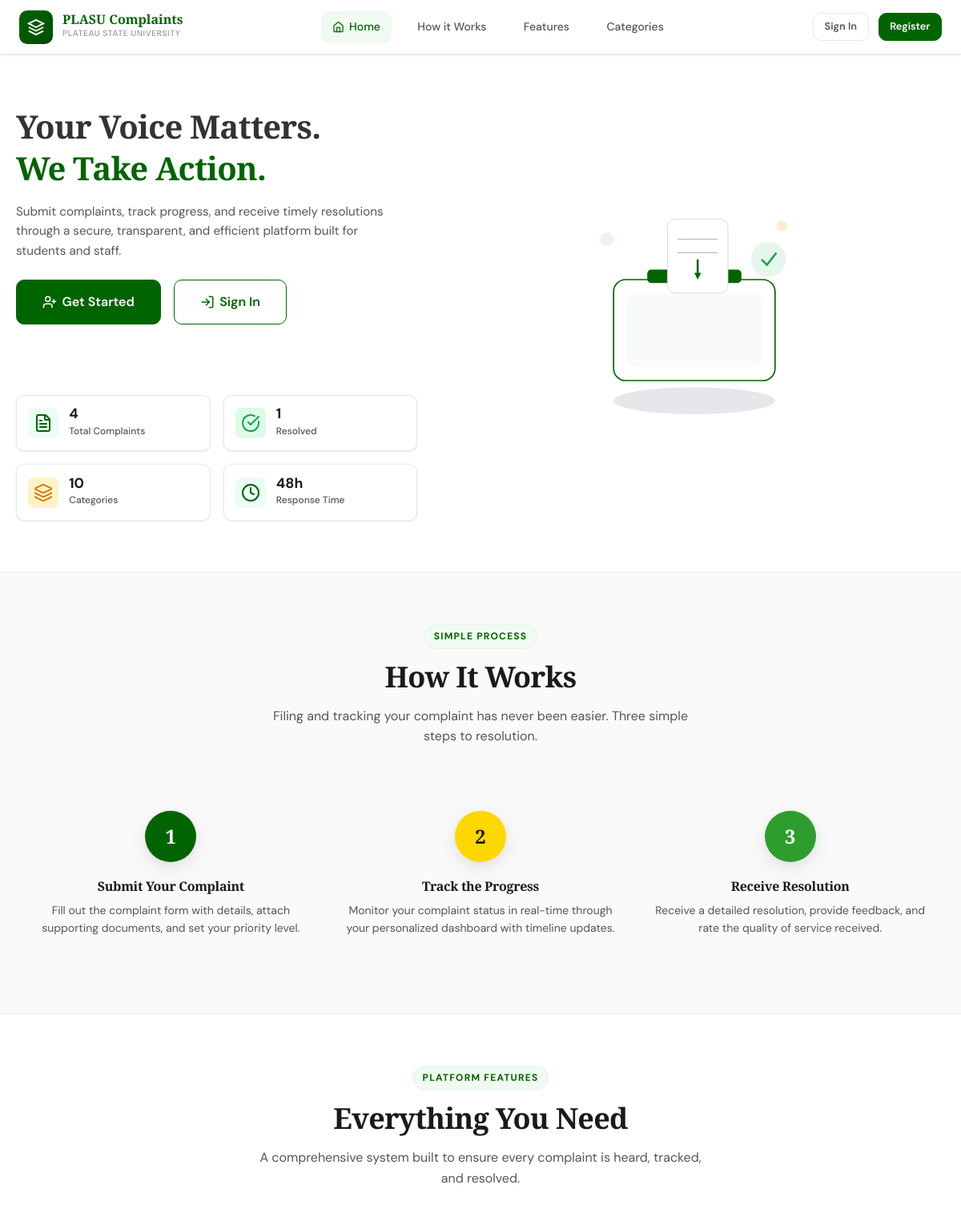
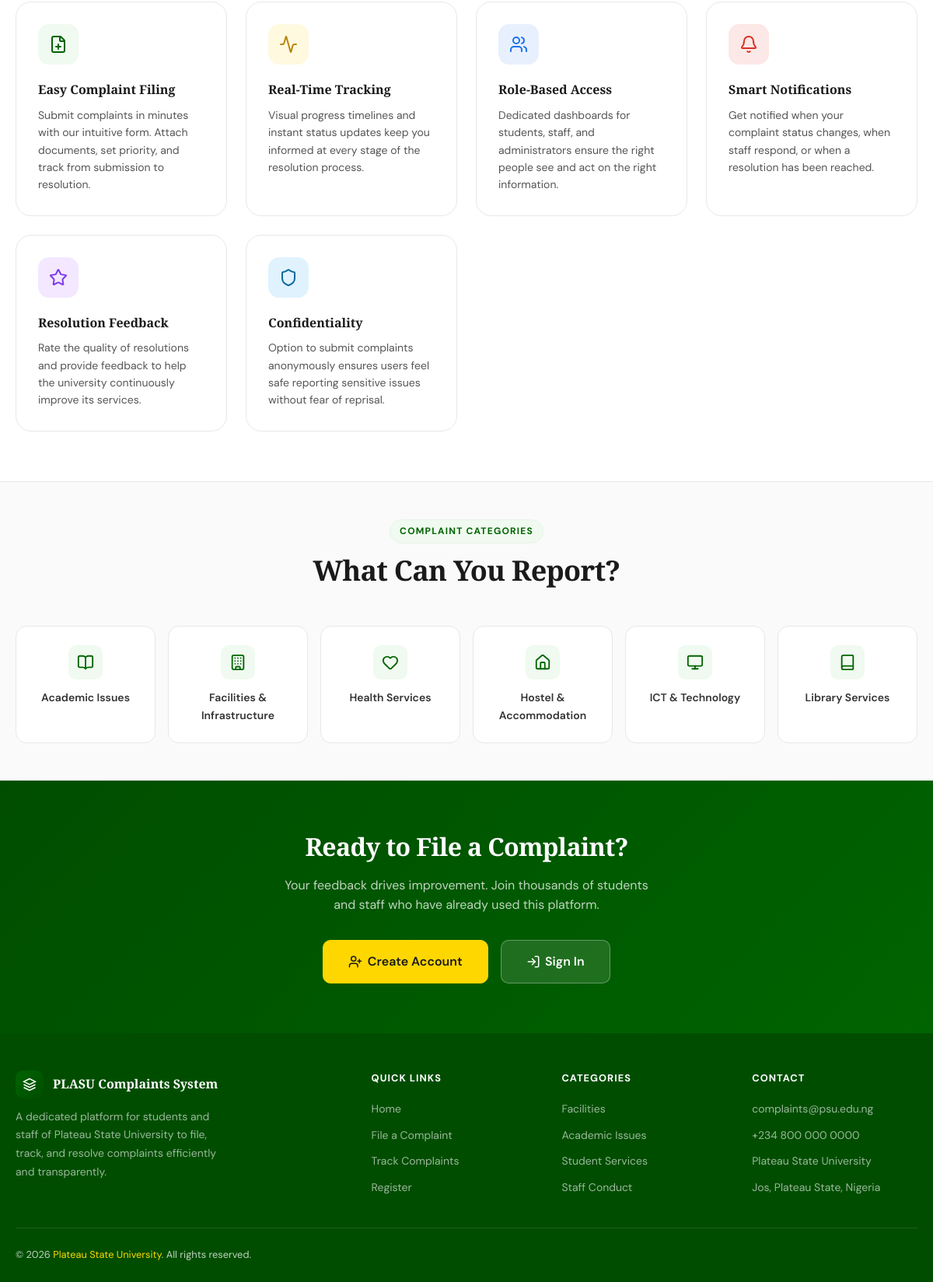
The page / on the database its author committed (2 pictures, top to bottom).
### complaints/models.py (models this page shows, shortened)
class Category(models.Model):
    name = models.CharField(max_length=100)
    description = models.TextField(blank=True)
    icon = models.CharField(max_length=50, default='file-text', help_text='Lucide icon name')
    is_active = models.BooleanField(default=True)
    created_at = models.DateTimeField(auto_now_add=True)
    class Meta:
        verbose_name_plural = 'Categories'
        ordering = ['name']

### complaints/views.py (the view)
# urls.py: path('', views.home, name='home'),
def home(request):
    stats = {
        'total': Complaint.objects.count(),
        'resolved': Complaint.objects.filter(status='resolved').count(),
        'pending': Complaint.objects.filter(status='pending').count(),
        'categories': Category.objects.filter(is_active=True).count(),
    }
    recent_categories = Category.objects.filter(is_active=True)[:6]
    return render(request, 'complaints/home.html', {
        'stats': stats,
        'categories': recent_categories,
    })

### psu_complaints/context_processors.py (called while the page is built)
def notifications_context(request):
    if request.user.is_authenticated:
        unread_notifications = Notification.objects.filter(
            user=request.user, is_read=False
        ).count()
        return {'unread_notifications': unread_notifications}
    return {'unread_notifications': 0}

### templates/complaints/home.html (shortened to what this page needs)
{% extends "base/base.html" %}
{% load static %}
{% block full_content %}
<section class="hero-clean">
  <div class="container hero-grid">
    <div class="hero-text">
      <h1>
        Your Voice Matters.<br>
        <span>We Take Action.</span>
      </h1>
      <p class="hero-desc">
        Submit complaints, track progress, and receive timely resolutions through a secure,
        transparent, and efficient platform built for students and staff.
      </p>
      <div class="hero-actions">
        {% if user.is_authenticated %}
        <a href="{% url 'file_complaint' %}" class="btn btn-primary btn-lg">
          <i data-lucide="plus-circle" width="18" height="18"></i>
          File Complaint
        </a>
        <a href="{% url 'dashboard' %}" class="btn btn-outline btn-lg">
          <i data-lucide="layout-dashboard" width="18" height="18"></i>
          Dashboard
        </a>
        {% else %}
        <a href="{% url 'register' %}" class="btn btn-primary btn-lg">
          <i data-lucide="user-plus" width="18" height="18"></i>
          Get Started
        </a>
        <a href="{% url 'login' %}" class="btn btn-outline btn-lg">
          <i data-lucide="log-in" width="18" height="18"></i>
          Sign In
        </a>
        {% endif %}
      </div>
     <div class="hero-stats">
  <div class="stat-card">
    <div class="stat-icon"><i data-lucide="file-text"></i></div>
    <div>
      <div class="stat-value">{{ stats.total|default:"0" }}</div>
      <div class="stat-label">Total Complaints</div>
    </div>
  </div>
  <div class="stat-card">
    <div class="stat-icon success"><i data-lucide="check-circle"></i></div>
    <div>
      <div class="stat-value">{{ stats.resolved|default:"0" }}</div>
      <div class="stat-label">Resolved</div>
    </div>
  </div>
  <div class="stat-card">
    <div class="stat-icon warning"><i data-lucide="layers"></i></div>
    <div>
      <div class="stat-value">{{ stats.categories|default:"0" }}</div>
      <div class="stat-label">Categories</div>
    </div>
  </div>
  <div class="stat-card">
    <div class="stat-icon"><i data-lucide="clock"></i></div>
    <div>
      <div class="stat-value">48h</div>
      <div class="stat-label">Response Time</div>
    </div>
  </div>
</div>
</div>
    <div class="hero-illustration">
  </div>
</section>
<section id="how-it-works" style="padding:4rem 0;background:var(--off-white);border-bottom:1px solid var(--border);">
  <div class="container">
    <div class="section-header">
      <span class="section-label">Simple Process</span>
      <h2 class="section-title">How It Works</h2>
      <p class="section-desc">Filing and tracking your complaint has never been easier. Three simple steps to resolution.</p>
    </div>
    <div style="display:grid;grid-template-columns:repeat(auto-fit,minmax(220px,1fr));gap:0;position:relative;">
      {% for step in "123"|make_list %}
      <div style="text-align:center;padding:2rem 1.5rem;position:relative;">
        {% if not forloop.last %}
        <div style="position:absolute;top:3.5rem;right:0;left:50%;height:2px;background:linear-gradient(90deg,var(--green-200),var(--border));display:none;" class="step-connector"></div>
        {% endif %}
        <div style="width:64px;height:64px;border-radius:50%;background:{% if forloop.counter == 1 %}var(--green-600){% elif forloop.counter == 2 %}var(--gold-400){% else %}var(--green-400){% endif %};color:{% if forloop.counter == 2 %}var(--grey-800){% else %}white{% endif %};display:flex;align-items:center;justify-content:center;margin:0 auto 1.25rem;font-family:var(--font-display);font-size:1.5rem;font-weight:700;box-shadow:var(--shadow-md);">
          {{ forloop.counter }}
        </div>
        <h3 style="font-size:1rem;margin-bottom:0.5rem;">
          {% if forloop.counter == 1 %}Submit Your Complaint
          {% elif forloop.counter == 2 %}Track the Progress
          {% else %}Receive Resolution
          {% endif %}
        </h3>
        <p style="font-size:0.875rem;color:var(--text-secondary);line-height:1.6;font-family:var(--font-body);">
          {% if forloop.counter == 1 %}Fill out the complaint form with details, attach supporting documents, and set your priority level.
          {% elif forloop.counter == 2 %}Monitor your complaint status in real-time through your personalized dashboard with timeline updates.
          {% else %}Receive a detailed resolution, provide feedback, and rate the quality of service received.
          {% endif %}
        </p>
      </div>
      {% endfor %}
    </div>
  </div>
</section>
<section id="features" class="features-section">
  <div class="container">
    <div class="section-header">
      <span class="section-label">Platform Features</span>
      <h2 class="section-title">Everything You Need</h2>
      <p class="section-desc">A comprehensive system built to ensure every complaint is heard, tracked, and resolved.</p>
    </div>
    <div class="features-grid">
      <div class="feature-card">
        <div class="feature-icon">
          <i data-lucide="file-plus" width="24" height="24"></i>
        </div>
        <div class="feature-title">Easy Complaint Filing</div>
        <p class="feature-desc">Submit complaints in minutes with our intuitive form. Attach documents, set priority, and track from submission to resolution.</p>
      </div>
      <div class="feature-card">
        <div class="feature-icon" style="background:var(--gold-100);color:var(--gold-600);">
          <i data-lucide="activity" width="24" height="24"></i>
        </div>
        <div class="feature-title">Real-Time Tracking</div>
        <p class="feature-desc">Visual progress timelines and instant status updates keep you informed at every stage of the resolution process.</p>
      </div>
      <div class="feature-card">
        <div class="feature-icon" style="background:#e8f0fe;color:#1a73e8;">
          <i data-lucide="users" width="24" height="24"></i>
        </div>
        <div class="feature-title">Role-Based Access</div>
        <p class="feature-desc">Dedicated dashboards for students, staff, and administrators ensure the right people see and act on the right information.</p>
      </div>
      <div class="feature-card">
        <div class="feature-icon" style="background:#fce8e6;color:#d93025;">
          <i data-lucide="bell" width="24" height="24"></i>
        </div>
        <div class="feature-title">Smart Notifications</div>
        <p class="feature-desc">Get notified when your complaint status changes, when staff respond, or when a resolution has been reached.</p>
      </div>
      <div class="feature-card">
        <div class="feature-icon" style="background:#f3e8ff;color:#7c3aed;">
          <i data-lucide="star" width="24" height="24"></i>
        </div>
        <div class="feature-title">Resolution Feedback</div>
        <p class="feature-desc">Rate the quality of resolutions and provide feedback to help the university continuously improve its services.</p>
      </div>
      <div class="feature-card">
        <div class="feature-icon" style="background:#e0f2fe;color:#0369a1;">
          <i data-lucide="shield" width="24" height="24"></i>
        </div>
        <div class="feature-title">Confidentiality</div>
        <p class="feature-desc">Option to submit complaints anonymously ensures users feel safe reporting sensitive issues without fear of reprisal.</p>
      </div>
    </div>
  </div>
</section>
{% if categories %}
<section id="categories" style="padding:3rem 0;background:var(--off-white);border-top:1px solid var(--border);">
  <div class="container">
    <div class="section-header">
      <span class="section-label">Complaint Categories</span>
      <h2 class="section-title">What Can You Report?</h2>
    </div>
    <div style="display:grid;grid-template-columns:repeat(auto-fit,minmax(160px,1fr));gap:1rem;">
      {% for category in categories %}
      <a href="{% url 'file_complaint' %}" style="display:flex;flex-direction:column;align-items:center;gap:0.75rem;padding:1.5rem 1rem;background:white;border:1px solid var(--border);border-radius:var(--radius-md);text-align:center;text-decoration:none;transition:all 0.2s;color:var(--text-primary);" class="category-card">
        <div style="width:44px;height:44px;background:var(--green-50);border-radius:var(--radius);display:flex;align-items:center;justify-content:center;color:var(--primary);">
          <i data-lucide="{{ category.icon|default:'folder' }}" width="22" height="22"></i>
        </div>
        <span style="font-size:0.875rem;font-weight:600;">{{ category.name }}</span>
      </a>
      {% endfor %}
    </div>
  </div>
</section>
{% endif %}
<section style="padding:4rem 0;background:linear-gradient(135deg,var(--green-800),var(--green-600));color:white;text-align:center;">
  <div class="container">
    <h2 style="font-family:var(--font-display);font-size:2rem;color:white;margin-bottom:1rem;">Ready to File a Complaint?</h2>
    <p style="color:rgba(255,255,255,0.75);margin-bottom:2rem;max-width:480px;margin-left:auto;margin-right:auto;font-family:var(--font-body);">
      Your feedback drives improvement. Join thousands of students and staff who have already used this platform.
    </p>
    {% if user.is_authenticated %}
    <a href="{% url 'file_complaint' %}" class="btn btn-gold btn-lg">
      <i data-lucide="plus-circle" width="18" height="18"></i> File a Complaint Now
    </a>
    {% else %}
    <div style="display:flex;gap:1rem;justify-content:center;flex-wrap:wrap;">
      <a href="{% url 'register' %}" class="btn btn-gold btn-lg">
        <i data-lucide="user-plus" width="18" height="18"></i> Create Account
      </a>
      <a href="{% url 'login' %}" class="btn btn-lg" style="background:rgba(255,255,255,0.12);color:white;border-color:rgba(255,255,255,0.3);">
        <i data-lucide="log-in" width="18" height="18"></i> Sign In
      </a>
    </div>
    {% endif %}
  </div>
</section>
{% endblock %}

### templates/complaints/home.html (style rules this page uses)
@media (min-width:769px) { .step-connector { display:block !important; } }

### rows shown on the page
Category: name "Academic Issues"
Category: name "Facilities & Infrastructure"
Category: name "Health Services"
Category: name "Hostel & Accommodation"
Category: name "ICT & Technology"
Category: name "Library Services"

### other values the page prints
{{ stats.total|default:"0" }} "4"
{{ stats.resolved|default:"0" }} "1"
{{ stats.categories|default:"0" }} "10"
